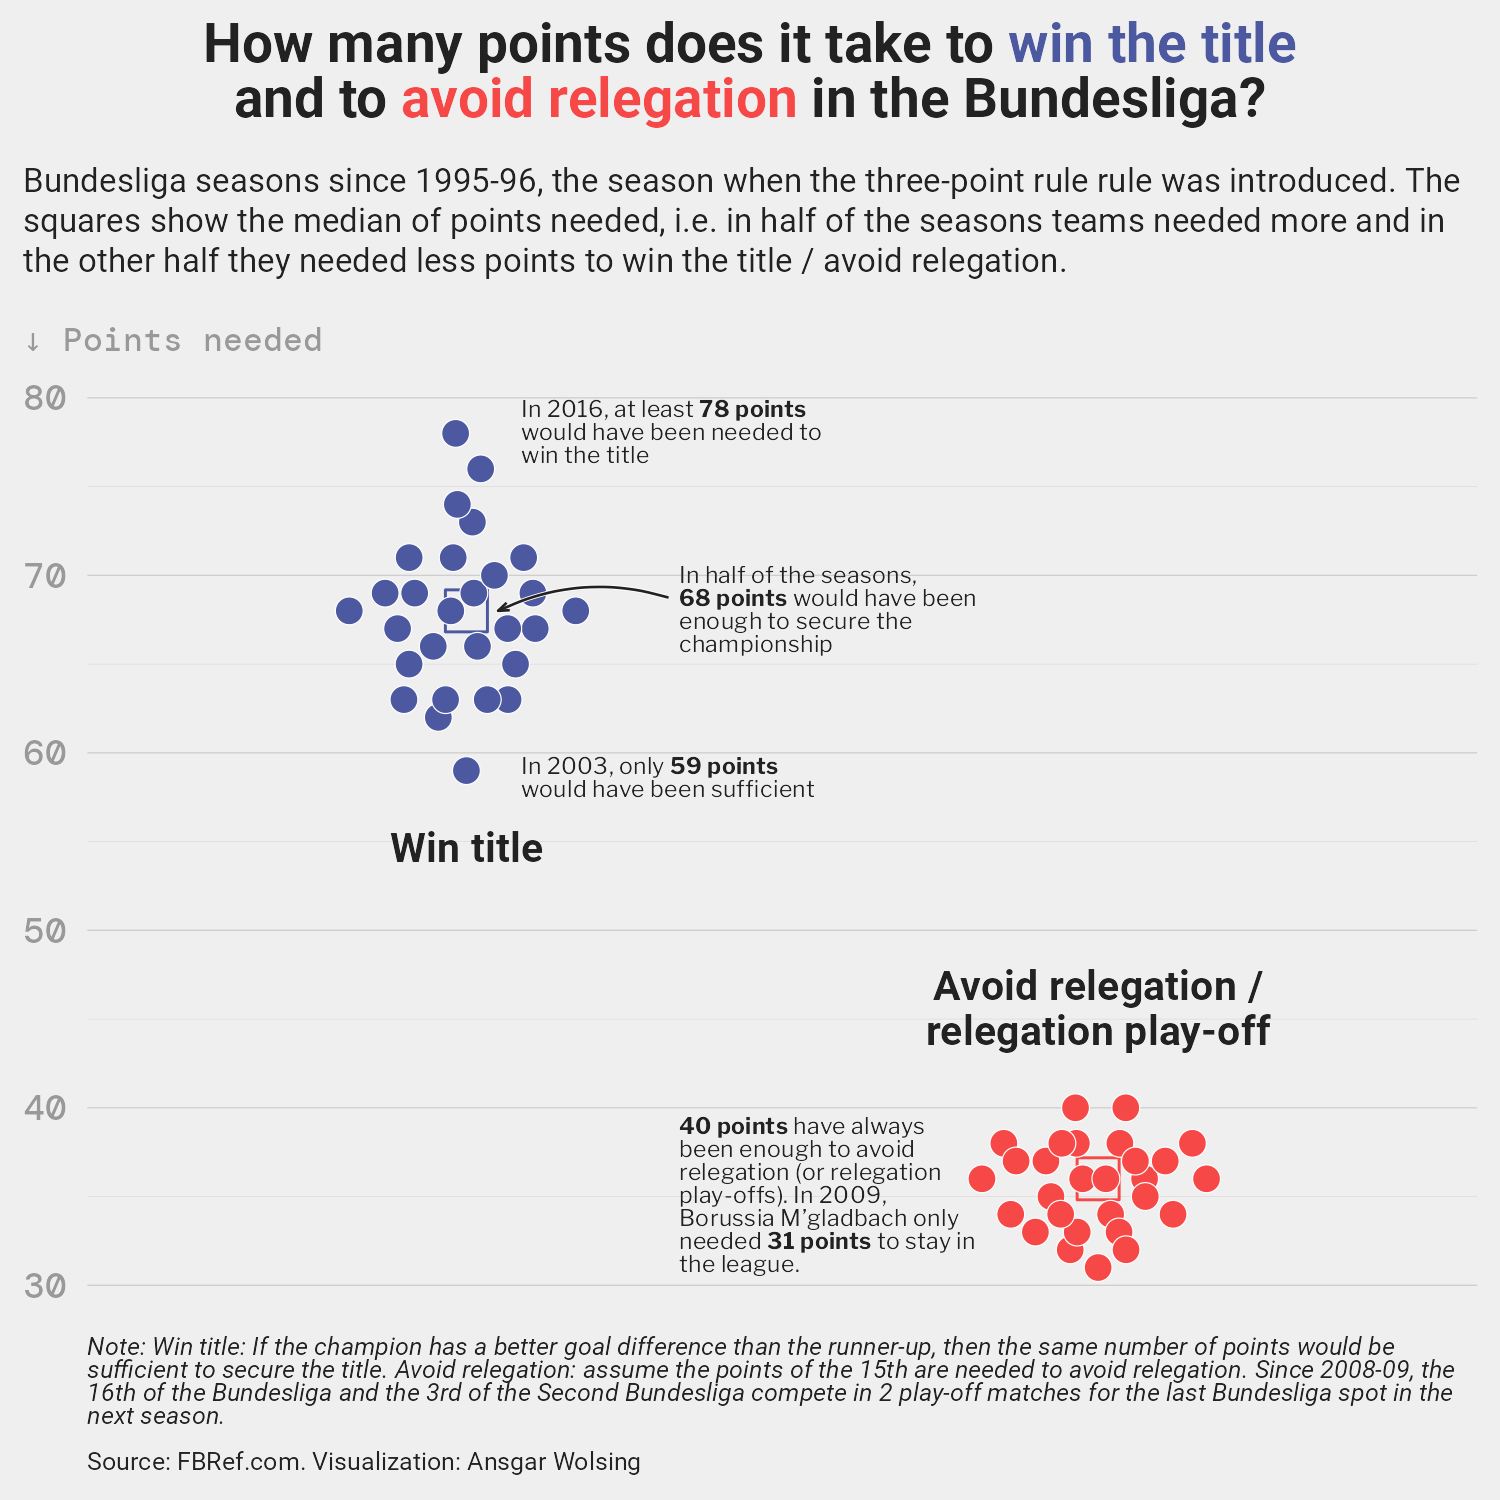

Here is the R script that generated this plot:
library(tidyverse)
library(ggtext)
library(worldfootballR)
library(here)

base_path <- here("2024", "30")


#' Inspiration:
# https://projects.fivethirtyeight.com/2020-election-forecast/


# Retrieve final tables data 
filename <- here(base_path, "bundesliga-tables-1996to2023.rds")

if (FALSE) {
  final_tables <- fb_season_team_stats(
    "GER", gender = "M", tier = "1st", 
    season_end_year = 1996:2023, 
    stat_type = "league_table")
  write_rds(final_tables, filename)
} else {
  final_tables <- read_rds(filename)
}


#' Assumptions:
#' GOOD: Points to win the title: at least as many as the 2nd spot, 
#' assuming a better goal difference for the champions
#' BAD: Points that are not enough avoid relegation: the 17th spot - 1 point

final_tables_title_relegation <- final_tables |> 
  tibble() |>
  arrange(Season_End_Year, Rk) |> 
  select(Season_End_Year, Rk, Squad, Pts, GD) |> 
  # Calculate the point and goal difference to the next better team in the table
  mutate(
    pts_to_better_spot = Pts - lag(Pts, 1, default = max(Pts)),
    gd_to_better_spot = GD - lag(GD, 1, default = max(GD)),
    .by = Season_End_Year
  ) |> 
  # Only keep the first 2 places (title race) and place 17 and 18 (relegation battle)
  filter(Rk %in% 1:2 | Rk %in% 15:16) |> 
  #' Title race: if the champion has a better goal difference than the runner-up,
  #' then the same number of points would be suffficient to secure the title
  #' Relegation battle: just assume the points of the 17th
  mutate(
    pts_secure_title = ifelse(
      Rk == 2,
      ifelse(gd_to_better_spot >= 0, Pts + 1, Pts),
      NA_integer_),
    pts_not_relegated = ifelse(
      Rk == 15,
      Pts,
      NA_integer_)
  )

df_plot <- final_tables_title_relegation |> 
  filter(Rk == 2 | Rk == 15) |> 
  group_by(Season_End_Year) |> 
  summarize(
    pts_secure_title = min(pts_secure_title, na.rm = TRUE),
    pts_not_relegated = min(pts_not_relegated, na.rm = TRUE)
  ) |> 
  pivot_longer(cols = c(pts_secure_title, pts_not_relegated),
               names_to = "result", values_to = "points_needed") |> 
  mutate(result = case_match(
    result,
    "pts_secure_title" ~ "Win title",
    "pts_not_relegated" ~ "Avoid relegation"
  ),
  result = factor(result, levels = c("Win title", "Avoid relegation"))
  )


ragg::agg_png(here(base_path, "30-theme-day-538.png"), width = 5, height = 5,
              units = "in", scaling = 1, res = 300)
df_plot |> 
  ggplot(aes(result, points_needed)) +
  # Median of points needed
  stat_summary(
    aes(color = result),
    fun = median, shape = 22, fill = NA, size = 1.25, stroke = 0.5,
    show.legend = FALSE) +
  ggbeeswarm::geom_quasirandom(
    aes(fill = result),
    shape = 21, stroke = 0.2, 
    color = "white",
    width = 0.2,
    size = 3
  ) +
  # Annotations for the results
  annotate(
    "label",
    x = c(1, 2),
    y = c(56, 43), 
    vjust = c(1, 0),
    label = c("Win title", "Avoid relegation /\nrelegation play-off"),
    family = "Roboto", fontface = "bold", color = "#222222", label.size = 0,
    size = 3.5, fill = NA, label.r = unit(0, "mm"), lineheight = 0.9
  ) +
  # Highlight outcomes
  annotate(
    GeomTextBox,
    x = c(1.05, 1.05, 1.3, 1.85),
    y = c(78, 58.5, 68, 35),
    label = c(
      "In 2016, at least **78 points** would have been needed to win the title",
      "In 2003, only **59 points** would have been sufficient",
      "In half of the seasons,<br>**68 points** would have been enough to secure the
      championship",
      "**40 points** have always been enough to avoid relegation
      (or relegation play-offs). In 2009, Borussia M'gladbach only needed
      **31 points** to stay in the league."
    ),
    hjust = c(0, 0, 0, 1),
    family = "Libre Franklin", color = "#222222", 
    size = 2, box.r = unit(0, "mm"), fill = NA,
    box.size = 0, width = 0.25, lineheight = 0.9
  ) +
  annotate(
    GeomCurve,
    x = 1.32, xend = 1.05, y = 68.75, yend = 68,
    color = "white", linewidth = 0.5, 
    arrow = arrow(angle = 20, length = unit(0.1, "cm")),
    curvature = 0.2
  ) +
  annotate(
    GeomCurve,
    x = 1.32, xend = 1.05, y = 68.75, yend = 68,
    color = "#222222", linewidth = 0.3, 
    arrow = arrow(angle = 20, length = unit(0.1, "cm")),
    curvature = 0.2
  ) +
  scale_y_continuous(
    breaks = seq(0, 34 * 3, 10),
    minor_breaks = seq(0, 34 * 3, 5)
  ) +
  scale_fill_manual(
    values = c("#4C589F", "#F64847"),
    aesthetics = c("color", "fill")
  ) +
  guides(fill = "none") +
  coord_cartesian(clip = "off") +
  labs(
    title = "How many points does it take to
    <span style='color:#4C589F'>win the title</span><br>
    and to
    <span style='color:#F64847'>avoid relegation</span> in the Bundesliga?",
    subtitle = "Bundesliga seasons since 1995-96, the season when the three-point rule
    rule was introduced.
    The squares show the median of points needed, i.e. in half of the seasons 
    teams needed more and in the other half they needed less points to 
    win the title / avoid relegation.<br><br>
    <span style='font-family:\"DM Mono Medium\"; color:#999999'>\U2193 Points needed</span>",
    caption = "<i>Note: Win title: If the champion has a better goal difference than the runner-up,
    then the same number of points would be sufficient to secure the title. 
    Avoid relegation: assume the points of the 15th are needed to avoid relegation.
    Since 2008-09, the 16th of the Bundesliga and the 3rd of the Second Bundesliga
    compete in 2 play-off matches for the last Bundesliga spot in the next season.</i>
    <br><br>
    Source: FBRef.com. Visualization: Ansgar Wolsing",
    x = NULL, y = NULL
  ) +
  theme_minimal(base_family = "Roboto") +
  theme(
    plot.background = element_rect(color = "#EFEFEF", fill = "#EFEFEF"),
    text = element_text(color = "#222222"),
    axis.title.x = element_blank(),
    axis.text.x = element_blank(),
    axis.text.y = element_text(family = "DM Mono Medium", color = "#999999"),
    plot.title = element_markdown(
      face = "bold", hjust = 0.5, lineheight = 1),
    plot.title.position = "plot",
    plot.subtitle = element_textbox(
      width = 1, size = 8, hjust = 0, margin = margin(t = 4, b = 8),
      lineheight = 1.2),
    plot.caption = element_textbox(
      width = 1, margin = margin(t = 4, b = 6), hjust = 0.5, size = 6),
    panel.grid.major.x = element_blank(),
    panel.grid.major.y = element_line(color = "#CECECE", linewidth = 0.15),
    panel.grid.minor.x = element_blank(),
    panel.grid.minor.y = element_line(color = "#CECECE", linewidth = 0.05)
  )
dev.off()


final_tables_title_relegation |> 
  filter(Rk == 1) |> 
  count(Pts) |> 
  mutate(n_cumul = cumsum(n))
  
median(df_plot$points_needed[df_plot$result == "Win title"])
median(df_plot$points_needed[df_plot$result == "Avoid relegation"])
